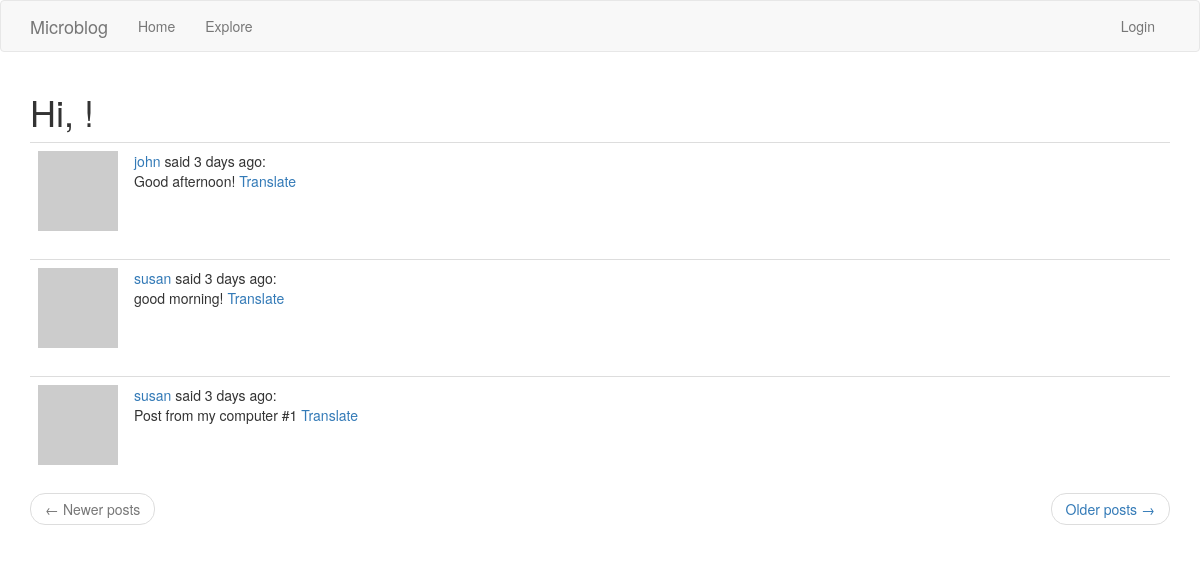
/explore, run on the app's committed database.
### app/models.py (models this page shows, shortened)
class Post(db.Model):
    id = db.Column(db.Integer, primary_key=True)
    body = db.Column(db.String(140))
    timestamp = db.Column(db.DateTime, index=True, default=datetime.utcnow)
    user_id = db.Column(db.Integer, db.ForeignKey('user.id'))
    language = db.Column(db.String(5))

class User(db.Model, UserMixin):
    id = db.Column(db.Integer, primary_key=True)
    username = db.Column(db.String(64), index=True, unique=True)
    email = db.Column(db.String(120), index=True, unique=True)
    password_hash = db.Column(db.String(128))
    posts = db.relationship('Post', backref='author', lazy='dynamic')
    about_me = db.Column(db.String(140))
    last_seen = db.Column(db.DateTime, default=datetime.utcnow)
    followed = db.relationship('User', secondary=followers, primaryjoin=(followers.c.follower_id == id),
                               secondaryjoin=(followers.c.followed_id == id),
                               backref=db.backref('followers', lazy='dynamic'), lazy='dynamic')
    def avatar(self, size):
        digest = md5(self.email.lower().encode('utf-8')).hexdigest()
        return f'https://www.gravatar.com/avatar/{digest}?s={size}&d=identicon'

### app/routes.py (the view)
@app.route('/explore')
def explore():
    page = request.args.get('page', 1, type=int)
    posts = Post.query.order_by(Post.timestamp.desc()).paginate(page, app.config.get('POST_PER_PAGE', 3), False)
    next_url = url_for('explore', page=posts.next_num) if posts.has_next else None
    prev_url = url_for('explore', page=posts.prev_num) if posts.has_prev else None
    for i, p in enumerate(posts.items):
        if p.author is None:
            posts.items[i] = {'author': 'none', 'body': 'nothing'}
    return render_template("index.html", title='Explore',
                           posts=[(p if p.author else {'author': 'none', 'body': 'nothing'}) for p in posts.items],
                           next_url=next_url, prev_url=prev_url)

### app/routes.py (called while the page is built)
@app.before_request
def before_request():
    if current_user.is_authenticated:
        current_user.last_seen = datetime.utcnow()
        db.session.commit()
    g.locale = str(get_locale())

### app/templates/index.html (shortened to what this page needs)
{% extends "base.html" %}
{% import 'bootstrap/wtf.html' as wtf %}
{% block app_content %}
    <h1>Hi, {{ current_user.username }}!</h1>
    {% for post in posts %}
        {% include '_post.html' %}
    {% endfor %}
    <nav aria-label="...">
        <ul class="pager">
            <li class="previous{% if not prev_url %} disabled{% endif %}">
                <a href="{{ prev_url or '#' }}">
                    <span aria-hidden="true">&larr;</span> Newer posts
                </a>
            </li>
            <li class="next{% if not next_url %} disabled{% endif %}">
                <a href="{{ next_url or '#' }}">
                    Older posts <span aria-hidden="true">&rarr;</span>
                </a>
            </li>
        </ul>
    </nav>
{% endblock %}

### app/templates/_post.html
<table class="table table-hover">
    <tr>
        <td width="70px">
            <a href="{{ url_for('user', username=post.author.username) }}">
                <img src="{{ post.author.avatar(70) }}" />
            </a>
        </td>
        <td>
            <a href="{{ url_for('user', username=post.author.username) }}">{{ post.author.username }}</a>
            {{ _('said') }} {{ moment(post.timestamp).fromNow() }}:<br>
            <span id="post{{post.id}}">{{ post.body }}</span>
            {% if post.language != g.locale %}
            <span id="translation{{post.id}}">
                <a href="javascript:translate(
                        '#post{{post.id}}',
                        '#translation{{post.id}}',
                        '{{post.language}}',
                        '{{g.locale}}');">{{ _('Translate') }}</a></span>
            {% endif %}
        </td>
    </tr>
</table>

### data on the page
Post: author.username "john", timestamp "3 days ago", body "Good afternoon!"
Post: author.username "susan", timestamp "3 days ago", body "good morning!"
Post: author.username "susan", timestamp "3 days ago", body "Post from my computer #1"
